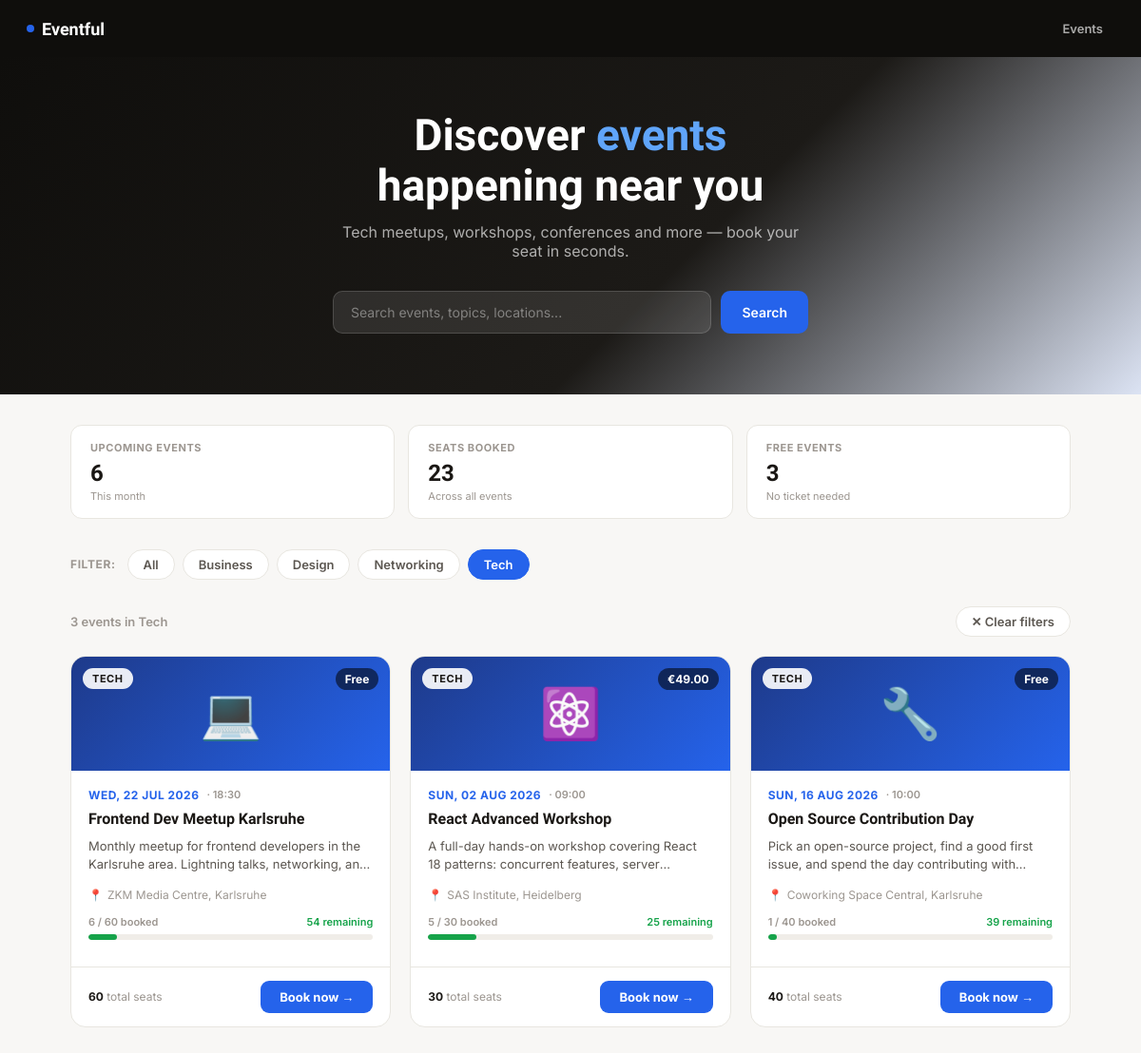
Page /?cat=Tech on the committed database.
### tables this page shows
CREATE TABLE IF NOT EXISTS events (
    id          INT AUTO_INCREMENT PRIMARY KEY,
    title       VARCHAR(255)  NOT NULL,
    description TEXT,
    category    VARCHAR(60)   NOT NULL DEFAULT 'General',
    event_date  DATE          NOT NULL,
    event_time  TIME          NOT NULL DEFAULT '09:00:00',
    location    VARCHAR(255)  NOT NULL,
    capacity    INT           NOT NULL,
    price       DECIMAL(8,2)  NOT NULL DEFAULT 0.00,
    image_emoji VARCHAR(10)   NOT NULL DEFAULT '🎟️',
    created_at  DATETIME      NOT NULL DEFAULT CURRENT_TIMESTAMP
);

### db.php (called while the page is built, shortened)
<?php
function e($str) {
    return htmlspecialchars($str ?? '', ENT_QUOTES, 'UTF-8');
}

### index.php (the view, shortened to what this page needs)
<?php
require_once 'db.php';
$pdo = getDb();
$category = $_GET['cat'] ?? 'all';
$search   = trim($_GET['q'] ?? '');
$where  = ["1=1"];
$params = [];
if ($category !== 'all') {
    $where[]  = "e.category = ?";
    $params[] = $category;
}
$whereStr = implode(' AND ', $where);
$events = $pdo->prepare("
    SELECT e.*,
           COALESCE(SUM(b.seats), 0) AS seats_booked
    FROM events e
    LEFT JOIN bookings b ON b.event_id = e.id
    WHERE $whereStr
    GROUP BY e.id
    ORDER BY e.event_date ASC
");
$events->execute($params);
$events = $events->fetchAll();
$categories = $pdo->query("SELECT DISTINCT category FROM events ORDER BY category")->fetchAll(PDO::FETCH_COLUMN);
?>
<!DOCTYPE html>
<html lang="en">
<head>
</head>
<body>
<nav>
  <div class="nav-brand">
    <div class="nav-brand-dot"></div>
    Eventful
  </div>
  <div class="nav-right">
    <a class="nav-link" href="index.php">Events</a>
  </div>
</nav>
<div class="hero">
  <h1>Discover <span>events</span><br>happening near you</h1>
  <p>Tech meetups, workshops, conferences and more — book your seat in seconds.</p>
  <form class="search-bar" method="GET" action="index.php">
    <input
      type="text"
      name="q"
      placeholder="Search events, topics, locations..."
      value="<?= e($search) ?>"
    >
    <button type="submit">Search</button>
  </form>
</div>
<div class="wrap">
  <?php
  $totalEvents  = $pdo->query("SELECT COUNT(*) FROM events")->fetchColumn();
  $totalBooked  = $pdo->query("SELECT COALESCE(SUM(seats),0) FROM bookings")->fetchColumn();
  $freeEvents   = $pdo->query("SELECT COUNT(*) FROM events WHERE price = 0")->fetchColumn();
  ?>
  <div class="stats-strip">
    <div class="stat-card">
      <div class="s-label">Upcoming events</div>
      <div class="s-val"><?= $totalEvents ?></div>
      <div class="s-sub">This month</div>
    </div>
    <div class="stat-card">
      <div class="s-label">Seats booked</div>
      <div class="s-val"><?= $totalBooked ?></div>
      <div class="s-sub">Across all events</div>
    </div>
    <div class="stat-card">
      <div class="s-label">Free events</div>
      <div class="s-val"><?= $freeEvents ?></div>
      <div class="s-sub">No ticket needed</div>
    </div>
  </div>
  <div class="filter-bar">
    <span class="filter-label">Filter:</span>
    <a href="index.php<?= $search ? '?q='.urlencode($search) : '' ?>" class="filter-chip <?= $category === 'all' ? 'active' : '' ?>">All</a>
    <?php foreach ($categories as $cat): ?>
      <a
        href="?cat=<?= urlencode($cat) ?><?= $search ? '&q='.urlencode($search) : '' ?>"
        class="filter-chip <?= $category === $cat ? 'active' : '' ?>"
      ><?= e($cat) ?></a>
    <?php endforeach; ?>
  </div>
  <div class="results-header">
    <div class="results-count">
      <?= count($events) ?> event<?= count($events) !== 1 ? 's' : '' ?>
      <?= $category !== 'all' ? 'in '.e($category) : '' ?>
    </div>
    <?php if ($search || $category !== 'all'): ?>
      <a href="index.php" class="filter-chip">✕ Clear filters</a>
    <?php endif; ?>
  </div>
  <div class="events-grid">
    <?php foreach ($events as $ev):
      $remaining = $ev['capacity'] - $ev['seats_booked'];
      $pct       = ($ev['capacity'] > 0) ? ($ev['seats_booked'] / $ev['capacity']) * 100 : 0;
      $capClass  = $pct >= 90 ? 'danger' : ($pct >= 70 ? 'warn' : 'ok');
      $isFull    = $remaining <= 0;
      $catSlug   = strtolower($ev['category']);
      $bannerClass = "banner-$catSlug";
      $price     = (float)$ev['price'];
      $priceLabel = $price > 0 ? '€'.number_format($price, 2) : 'Free';
    ?>
    <div class="event-card">
      <div class="card-banner <?= e($bannerClass) ?>">
        <?= e($ev['image_emoji']) ?>
        <span class="card-category-badge"><?= e($ev['category']) ?></span>
        <span class="card-price-badge"><?= $priceLabel ?></span>
      </div>
      <div class="card-body">
        <div class="card-date-row">
          <span class="card-date"><?= date("D, d M Y", strtotime($ev['event_date'])) ?></span>
          <span class="card-time">· <?= date("H:i", strtotime($ev['event_time'])) ?></span>
        </div>
        <div class="card-title"><?= e($ev['title']) ?></div>
        <div class="card-desc"><?= e($ev['description']) ?></div>
        <div class="card-location">
          <span>📍</span>
          <?= e($ev['location']) ?>
        </div>
        <div class="cap-row">
          <span class="cap-label"><?= (int)$ev['seats_booked'] ?> / <?= (int)$ev['capacity'] ?> booked</span>
          <span class="cap-remaining <?= $capClass ?>">
            <?php if ($isFull): ?>
              Fully booked
            <?php elseif ($remaining <= 5): ?>
              ⚡ <?= $remaining ?> left
            <?php else: ?>
              <?= $remaining ?> remaining
            <?php endif; ?>
          </span>
        </div>
        <div class="cap-track">
          <div class="cap-fill <?= $capClass ?>" style="width:<?= min(100, round($pct)) ?>%"></div>
        </div>
      </div>
      <div class="card-footer">
        <div class="seats-info">
          <?php if ($remaining <= 5 && !$isFull): ?>
            <span class="urgency">🔥 Almost full</span>
          <?php else: ?>
            <strong><?= (int)$ev['capacity'] ?></strong> total seats
          <?php endif; ?>
        </div>
        <?php if ($isFull): ?>
          <span class="book-btn full">Sold out</span>
        <?php else: ?>
          <a class="book-btn" href="book.php?event_id=<?= (int)$ev['id'] ?>">Book now →</a>
        <?php endif; ?>
      </div>
    </div>
    <?php endforeach; ?>
  </div>
</div>
</body>
</html>

### rows in the picture
events: image_emoji "💻", category "TECH", price "Free", event_date "WED, 22 JUL 2026", event_time "18:30", title "Frontend Dev Meetup Karlsruhe", description "Monthly meetup for frontend developers in the Karlsruhe area. Lightning talks, networking,…", location "ZKM Media Centre, Karlsruhe", seats_booked "6", capacity "60", remaining "54", min(100, round($pct)) 10 (drawn)
events: image_emoji "⚛️", category "TECH", price "€49.00", event_date "SUN, 02 AUG 2026", event_time "09:00", title "React Advanced Workshop", description "A full-day hands-on workshop covering React 18 patterns: concurrent features,…", location "SAS Institute, Heidelberg", seats_booked "5", capacity "30", remaining "25", min(100, round($pct)) 17 (drawn)
events: image_emoji "🔧", category "TECH", price "Free", event_date "SUN, 16 AUG 2026", event_time "10:00", title "Open Source Contribution Day", description "Pick an open-source project, find a good first issue, and spend the day contributing…", location "Coworking Space Central, Karlsruhe", seats_booked "1", capacity "40", remaining "39", min(100, round($pct)) 3 (drawn)

### other values in the picture
$totalEvents "6"
$totalBooked "23"
$freeEvents "3"
$cat "Business"
$cat "Design"
$cat "Networking"
$cat "Tech"
count($events) "3"
$category "Tech"
